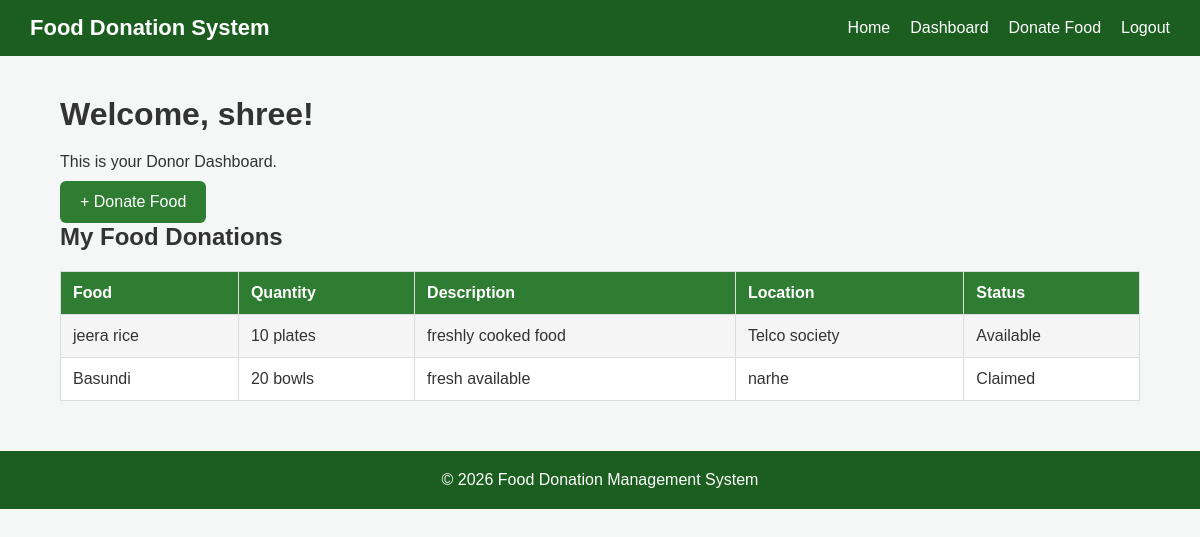
Page /donor_dashboard (signed in) on the committed database.
### tables this page shows
CREATE TABLE donations (
            id INTEGER PRIMARY KEY AUTOINCREMENT,
            donor_id INTEGER NOT NULL,
            food_name TEXT NOT NULL,
            quantity TEXT NOT NULL,
            description TEXT,
            location TEXT NOT NULL,
            status TEXT DEFAULT 'Available',
            receiver_id INTEGER,
            FOREIGN KEY (donor_id) REFERENCES users(id),
            FOREIGN KEY (receiver_id) REFERENCES users(id)
        );

### app.py (the view)
@app.route("/donor_dashboard")
def donor_dashboard():
    if "user_id" not in session or session["role"] != "donor":
        return redirect(url_for("login"))
    connection = get_db()
    donations = connection.execute(
        """
        SELECT * FROM donations
        WHERE donor_id = ?
        ORDER BY id DESC
        """,
        (session["user_id"],)
    ).fetchall()
    connection.close()
    return render_template(
        "donor_dashboard.html",
        donations=donations
    )

### app.py (called while the page is built)
def get_db():
    connection = sqlite3.connect(DATABASE)
    connection.row_factory = sqlite3.Row
    return connection

### templates/donor_dashboard.html (shortened to what this page needs)
{% extends "base.html" %}
{% block content %}
<h1>Welcome, {{ session.get('user_name') }}!</h1>
<p>
    This is your Donor Dashboard.
</p>
<div class="dashboard-buttons">
    <a href="{{ url_for('donate_food') }}"
       class="btn">
        + Donate Food
    </a>
</div>
<h2>My Food Donations</h2>
{% if donations %}
<div class="table-container">
<table>
    <tr>
        <th>Food</th>
        <th>Quantity</th>
        <th>Description</th>
        <th>Location</th>
        <th>Status</th>
    </tr>
    {% for donation in donations %}
    <tr>
        <td>
            {{ donation['food_name'] }}
        </td>
        <td>
            {{ donation['quantity'] }}
        </td>
        <td>
            {{ donation['description'] }}
        </td>
        <td>
            {{ donation['location'] }}
        </td>
        <td>
            {{ donation['status'] }}
        </td>
    </tr>
    {% endfor %}
</table>
</div>
{% else %}
<p>
    You have not donated any food yet.
</p>
{% endif %}
{% endblock %}

### static/style.css (style rules this page uses)
* { box-sizing: border-box; margin: 0; padding: 0; }
body { font-family: Arial, sans-serif; background: #f4f7f6; color: #333; }
.btn { display: inline-block; background: #2e7d32; color: white; text-decoration: none; padding: 12px 20px; border-radius: 6px; margin-top: 10px; }
.table-container { overflow-x: auto; margin: 20px 0 40px; }
table { width: 100%; border-collapse: collapse; background: white; }
th, td { padding: 12px; border: 1px solid #ddd; text-align: left; }
th { background: #2e7d32; color: white; }
tr:nth-child(even) { background: #f5f5f5; }
h1, h2 { margin-bottom: 20px; }

### rows in the picture
donations: food_name "jeera rice", quantity "10 plates", description "freshly cooked food", location "Telco society", status "Available"
donations: food_name "Basundi", quantity "20 bowls", description "fresh available", location "narhe", status "Claimed"

### other values in the picture
{{ session.get('user_name') }} "shree"
